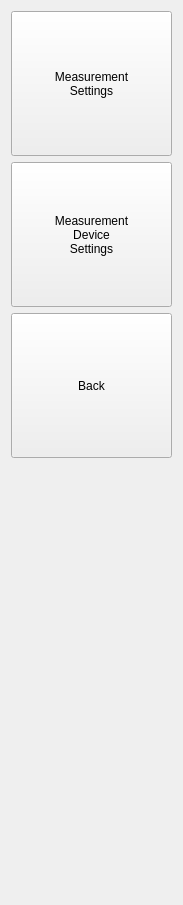
<?xml version="1.0" encoding="UTF-8"?>
<ui version="4.0">
 <class>MeasurementSettingsWindow</class>
 <widget class="QWidget" name="MeasurementSettingsWindow">
  <property name="geometry">
   <rect>
    <x>0</x>
    <y>0</y>
    <width>183</width>
    <height>905</height>
   </rect>
  </property>
  <property name="windowTitle">
   <string>MeasurementSettingsWindow</string>
  </property>
  <layout class="QGridLayout" name="gridLayout">
   <item row="1" column="0">
    <widget class="QPushButton" name="pushButton_measurement_device_settings">
     <property name="sizePolicy">
      <sizepolicy hsizetype="Expanding" vsizetype="Expanding">
       <horstretch>0</horstretch>
       <verstretch>0</verstretch>
      </sizepolicy>
     </property>
     <property name="text">
      <string>Measurement
Device
Settings</string>
     </property>
    </widget>
   </item>
   <item row="2" column="0">
    <widget class="QPushButton" name="pushButton_back">
     <property name="sizePolicy">
      <sizepolicy hsizetype="Expanding" vsizetype="Expanding">
       <horstretch>0</horstretch>
       <verstretch>0</verstretch>
      </sizepolicy>
     </property>
     <property name="text">
      <string>Back</string>
     </property>
    </widget>
   </item>
   <item row="0" column="0">
    <widget class="QPushButton" name="pushButton_measurement_settings">
     <property name="sizePolicy">
      <sizepolicy hsizetype="Expanding" vsizetype="Expanding">
       <horstretch>0</horstretch>
       <verstretch>0</verstretch>
      </sizepolicy>
     </property>
     <property name="text">
      <string>Measurement
Settings</string>
     </property>
    </widget>
   </item>
   <item row="4" column="0">
    <spacer name="verticalSpacer_2">
     <property name="orientation">
      <enum>Qt::Vertical</enum>
     </property>
     <property name="sizeHint" stdset="0">
      <size>
       <width>20</width>
       <height>40</height>
      </size>
     </property>
    </spacer>
   </item>
   <item row="5" column="0">
    <spacer name="verticalSpacer_3">
     <property name="orientation">
      <enum>Qt::Vertical</enum>
     </property>
     <property name="sizeHint" stdset="0">
      <size>
       <width>20</width>
       <height>40</height>
      </size>
     </property>
    </spacer>
   </item>
   <item row="3" column="0">
    <spacer name="verticalSpacer">
     <property name="orientation">
      <enum>Qt::Vertical</enum>
     </property>
     <property name="sizeHint" stdset="0">
      <size>
       <width>20</width>
       <height>40</height>
      </size>
     </property>
    </spacer>
   </item>
  </layout>
 </widget>
 <resources/>
 <connections/>
</ui>
